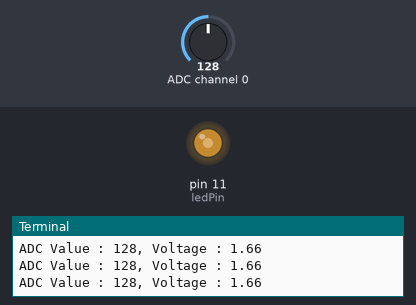
Bench run of a program on a simulated Raspberry Pi (header pin numbers). On the bench: output pins drawn as LEDs (lit = HIGH), the last lines printed to the terminal. The test bench sets the inputs (shaded band); at power-on: ADC channel 0 = 128 (analog values on the 0–255 scale).

Above: at 1.2 s.
1.3 s: ADC channel 0 set to 178
At 2.5 s:
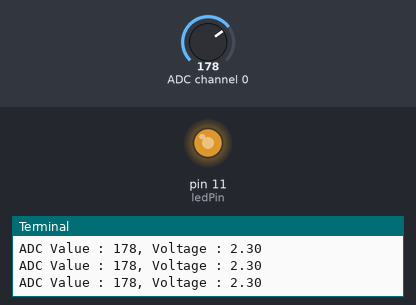
2.8 s: ADC channel 0 set to 224
At 4.0 s:
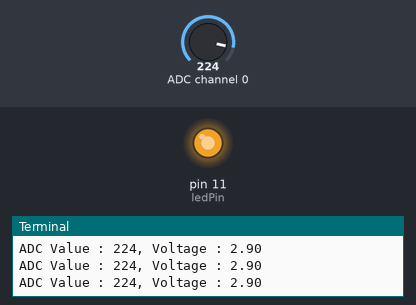
4.3 s: ADC channel 0 set to 30
At 5.5 s:
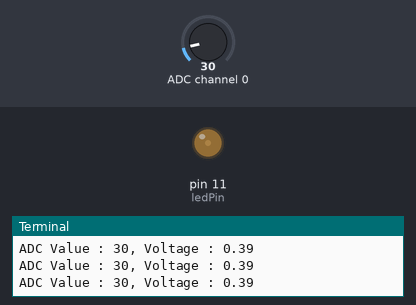
5.8 s: ADC channel 0 set to 0
At 7.2 s:
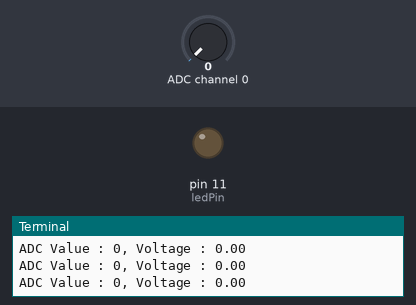
Timing chart, 0 to 8.3 s (numbered marks = the images above; inputs shaded):
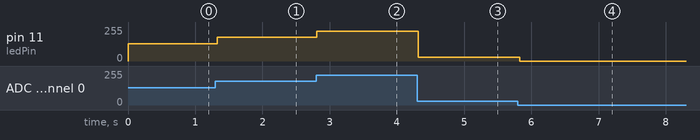

The program:

2.1.4_Potentiometer.py
```python
#!/usr/bin/env python3

import RPi.GPIO as GPIO
import time
from ADCDevice import *

ledPin = 11
adc = ADCDevice() # Define an ADCDevice class object

def setup():
    global adc
    if(adc.detectI2C(0x48)): # Detect the ads7830
        adc = ADS7830()
    else:
        print("No correct I2C address found, \n"
        "Please use command 'i2cdetect -y 1' to check the I2C address! \n"
        "Program Exit. \n");
        exit(-1)
    global p
    GPIO.setmode(GPIO.BOARD)
    GPIO.setup(ledPin,GPIO.OUT)
    p = GPIO.PWM(ledPin,1000)
    p.start(0)

def loop():
    while True:
        value = adc.analogRead(0)    # read the ADC value of channel 0
        p.ChangeDutyCycle(value*100/255)        # Mapping to PWM duty cycle
        voltage = value / 255.0 * 3.3  # calculate the voltage value
        print ('ADC Value : %d, Voltage : %.2f'%(value,voltage))
        time.sleep(0.03)

def destroy():
    p.stop()  # stop PWM
    GPIO.cleanup()
    adc.close()

if __name__ == '__main__':   # Program entrance
    print ('Program is starting ... ')
    try:
        setup()
        loop()
    except KeyboardInterrupt: # Press ctrl-c to end the program.
        destroy()
```

ADCDevice.py
```python
#!/usr/bin/env python3

import smbus

class ADCDevice(object):
    def __init__(self):
        self.cmd = 0
        self.address = 0
        self.bus=smbus.SMBus(1)
        # print("ADCDevice init")

    def detectI2C(self,addr):
        try:
            self.bus.write_byte(addr,0)
            print("Found device in address 0x%x"%(addr))
            return True
        except:
            print("Not found device in address 0x%x"%(addr))
            return False

    def close(self):
        self.bus.close()


class ADS7830(ADCDevice):
    def __init__(self):
        super(ADS7830, self).__init__()
        self.cmd = 0x84
        self.address = 0x48 # 0x48 is the default i2c address for ADS7830 Module.

    def analogRead(self, chn): # ADS7830 has 8 ADC input pins, chn:0,1,2,3,4,5,6,7
        value = self.bus.read_byte_data(self.address, self.cmd|(((chn<<2 | chn>>1)&0x07)<<4))
        return value
```

Measured:
- after the input at 1.3 s, pin 11 (ledPin): 128/255 → 178/255 at once
- after the input at 2.8 s, pin 11 (ledPin): 178/255 → 224/255 at once
- after the input at 4.3 s, pin 11 (ledPin): 224/255 → 30/255 at once
- after the input at 5.8 s, pin 11 (ledPin): 30/255 → 0/255 at once
